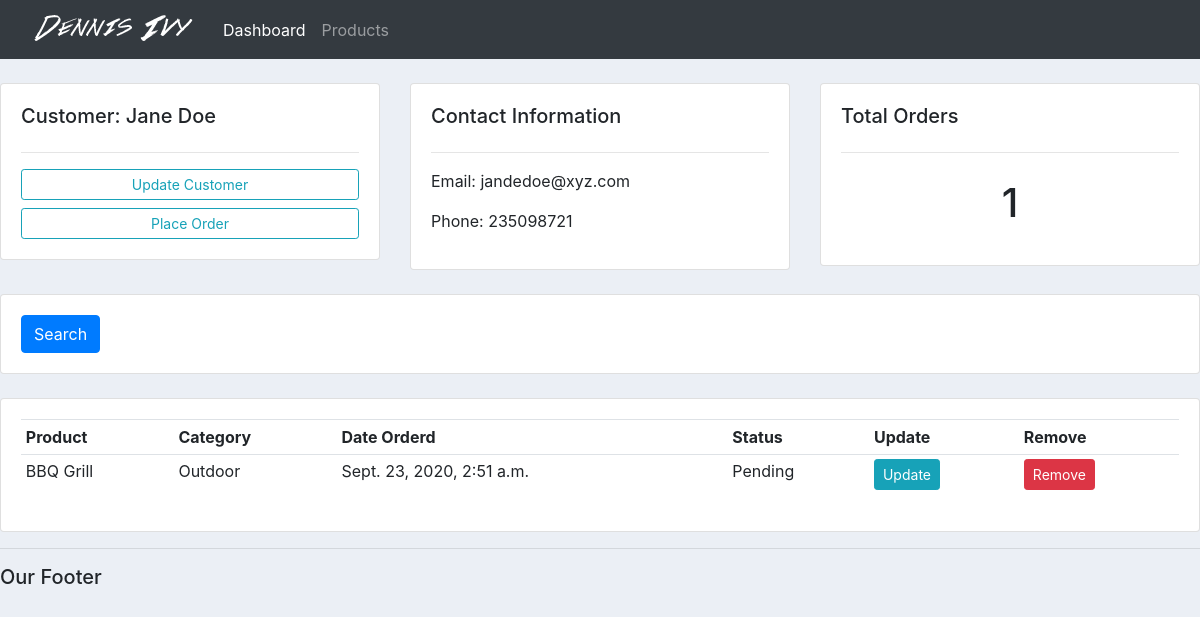
Before: /customer/1/ with the older database file.
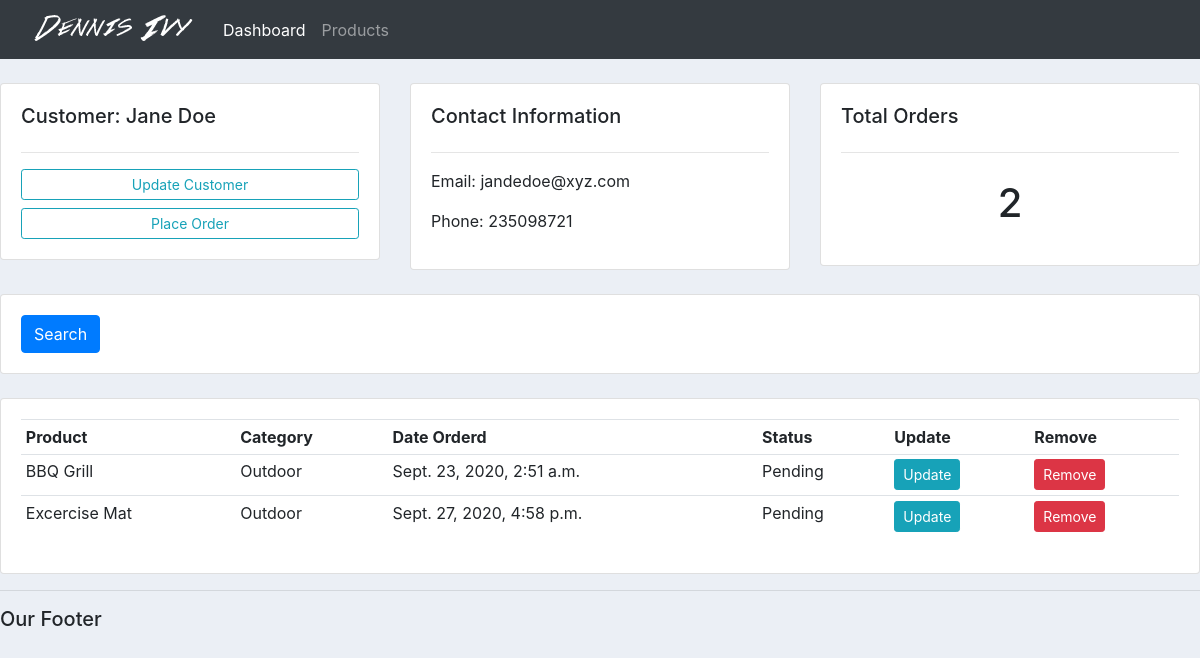
After: the same page with the newer database file.
### accounts/models.py (models this page shows, shortened)
class Order(models.Model):
    STATUS = (
        ('Pending', 'Pending'),
        ('Out for Delivery', 'Out for Delivery'),
        ('Delivered', 'Delivered')
    )
    customer = models.ForeignKey(Customer, null=True, on_delete=models.SET_NULL)
    product = models.ForeignKey(Product, null=True, on_delete=models.SET_NULL)
    date_created = models.DateTimeField(auto_now_add=True, null=True)
    status = models.CharField(max_length=200, null=True, choices=STATUS)

class Product(models.Model):
    CATEGORY = (
        ('Indoor', 'Indoor'),
        ('Outdoor', 'Outdoor')
    )
    name = models.CharField(max_length=200, null=True)
    price = models.FloatField()
    category = models.CharField(max_length=200, null=True, choices=CATEGORY)
    description =  models.CharField(max_length=200, null=True, blank=True)
    date_created = models.DateTimeField(auto_now_add=True, null=True)
    tag = models.ManyToManyField(Tag)
    def __str__(self):
        return self.name

### accounts/views.py (the view)
# urls.py: path('customer/<str:pk>/', views.customer, name="customer"),
def customer(request, pk):
    customer = Customer.objects.get(id=pk)
    orders = customer.order_set.all()
    order_count = orders.count()
    context = {
        'customer': customer,
        'orders': orders,
        'order_count': order_count,
    }
    return render(request, 'accounts/customer.html', context)

### accounts/templates/accounts/customer.html
{% extends 'accounts/main.html' %}
{% block content %}
<br>
<div class="row">
	<div class="col-md">
		<div class="card card-body">
			<h5>Customer: {{ customer.name }} </h5>
			<hr>
			<a class="btn btn-outline-info  btn-sm btn-block" href="">Update Customer</a>
			<a class="btn btn-outline-info  btn-sm btn-block" href="{% url 'create_order' customer.id %}">Place Order</a>
		</div>
	</div>
	<div class="col-md">
		<div class="card card-body">
			<h5>Contact Information</h5>
			<hr>
			<p>Email: {{customer.email}}</p>
			<p>Phone: {{customer.phone}}</p>
		</div>
	</div>
	<div class="col-md">
		<div class="card card-body">
			<h5>Total Orders</h5>
			<hr>
			<h1 style="text-align: center;padding: 10px">{{order_count}}</h1>
		</div>
	</div>
</div>
<br>
<div class="row">
	<div class="col">
		<div class="card card-body">
			<form method="get">
		    <button class="btn btn-primary" type="submit">Search</button>
		  </form>
		</div>
	</div>
</div>
<br>
<div class="row">
	<div class="col-md">
		<div class="card card-body">
			<table class="table table-sm">
				<tr>
					<th>Product</th>
					<th>Category</th>
					<th>Date Orderd</th>
					<th>Status</th>
					<th>Update</th>
					<th>Remove</th>
				</tr>
				{% for order in orders %}
				<tr>
					<td>{{ order.product }}</td>
					<td>{{ order.product.category }}</td>
					<td>{{ order.date_created }}</td>
					<td>{{ order.status }}</td>
					<td><a class="btn btn-sm btn-info" href="{% url 'update_order' order.id %}">Update</a></td>
					<td><a class="btn btn-sm btn-danger" href="{% url 'delete_order' order.id %}">Remove</a></td>
				</tr>
				{% endfor %}
			</table>
		</div>
	</div>
</div>
{% endblock %}

Changed rows visible on the page:
added Order: product "Excercise Mat", product.category "Outdoor", date_created "Sept. 27, 2020, 4:58 p.m.", status "Pending"
Other visible differences:
{{ order_count }}: "1" → "2"
